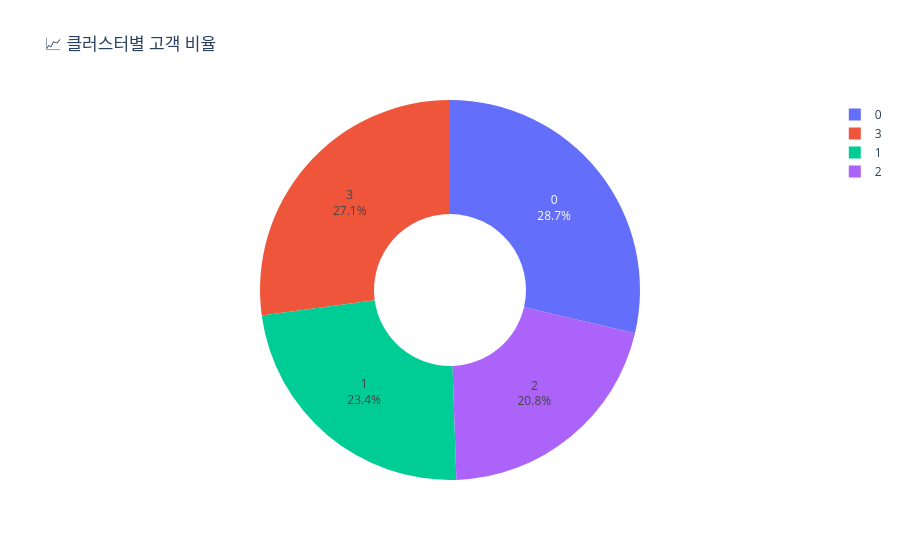

The notebook cell saved with this chart:
### Code cell
# 파이차트
fig = px.pie(segment_counts,
             names='Segment',
             values='Count',
             title='📈 클러스터별 고객 비율',
             hole=0.4)
fig.update_traces(textinfo='percent+label')
fig.show()

### Figure 1 — Plotly figure (JSON) as saved in the notebook; plotly's stock layout.template omitted (floating-point values rounded to 4 significant figures)
{"data": [{"domain": {"x": [0, 1], "y": [0, 1]}, "hole": 0.4, "hovertemplate": "Segment=%{label}<br>Count=%{value}<extra></extra>", "labels": [0, 3, 1, 2], "legendgroup": "", "name": "", "showlegend": true, "textinfo": "percent+label", "type": "pie", "values": [642, 608, 524, 466]}], "layout": {"legend": {"tracegroupgap": 0}, "title": {"text": "📈 클러스터별 고객 비율"}}}
